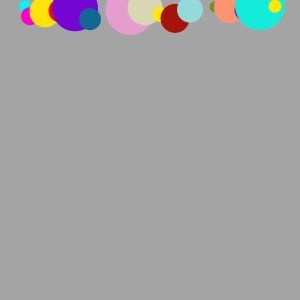
Frame 1 (no input)
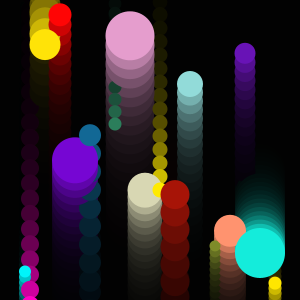
Frame 60 (the mouse pressed at the canvas centre just before this capture)
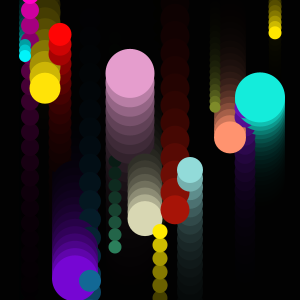
Frame 120 (the mouse held since frame 60 and released just before this capture)

The Processing sketch that drew these frames (run headless with seeded random() and noise(); from frame 60 on, the mouse is pressed at the canvas centre):

// Processing sketch: processing_92841
// ── processing_92841.pde

//Elli_midterm

Spot[] spots = new Spot [17];

void setup () {
  size(300, 300);
  noStroke();
  smooth();
  frameRate(50);

  spots[0] = new Spot (25, 12, #00F4FA, 5.5); //cyan
  spots[1] = new Spot (30, 18, #FF00C4, 15.2); //bright green
  spots[2] = new Spot (45, 31, #FFE308, 10.9); //yellow
  spots[3] = new Spot (60, 23, #FF0505, 9.8); //red
  spots[4] = new Spot (75, 46, #7606D3, 7.3); //purple
  spots[5] = new Spot (90, 22, #126895, 18.2); // deep blue
  spots[6] = new Spot (115, 13, #2B7E5B, 12.3); //evergreen
  spots[7] = new Spot (130, 49, #E59DCD, 9.4); //pink
  spots[8] = new Spot (145, 35, #D8D7B3, 6.8); //cream
  spots[9] = new Spot (160, 15, #FFEA00, 13.5); //gold
  spots[10] = new Spot (175, 29, #A71407, 17.4); //burgundy
  spots[11] = new Spot (190, 26, #92DBD9, 8.6); //baby blue
  spots[12] = new Spot (215, 11, #7E8B29, 5.9); //nature green
  spots[13] = new Spot (230, 32, #FF936F, 6.2); //peach
  spots[14] = new Spot (245, 21, #6813B6, 9.1); //purple
  spots[15] = new Spot (260, 50, #14ECDB, 4.2); //turquoise  
  spots[16] = new Spot (275, 13, #FFE600, 5.3); //yellow
}

void draw() {
  fill (0,0,0,50);
  rect(0, 0, width, height);

  for (int i=0; i<17; i++) {
    spots[i].update();
    spots[i].render();
  }
}

class Spot {
  int dia, dir;
  color c;
  float speed, x, y;

  Spot(int _x, int _dia, color _c, float _sp) {
    dia=_dia;
    c= color(_c);
    x=_x;
    y=1;
    dir=1;
    speed=_sp;
    int y;
  }

  void update() {
    if (y>=height) {
      y=height-1;
      dir=-1;
    }
    if (y<=1) {
      y=1;
      dir=1;
    }
    y+=(speed*dir);
  }

  void render() {
    fill(c);
    ellipse(x, y, dia, dia);
  }
}
